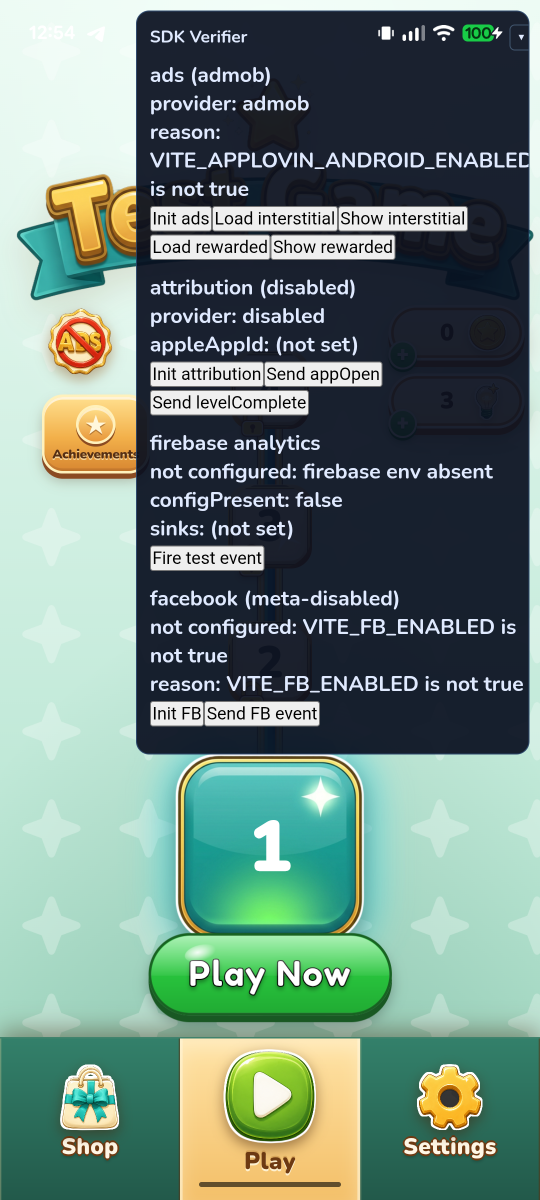
#> input picture games/shell_template/evidence/sdk-verifier-android-placeholder.png, 1080 x 2400 px (shown at 1/2 size)
$ python prepare_runtime_asset.py --input ../../games/shell_template/evidence/sdk-verifier-android-placeholder.png --output out.png --size 100
#> lines starting #> are read from the running program, lines starting #| are printed output that depends on the picture
#!/usr/bin/env python3
"""Trim and place a transparent source image on a predictable runtime canvas."""

from __future__ import annotations

import argparse
from pathlib import Path

from PIL import Image


def parse_args() -> argparse.Namespace:
    parser = argparse.ArgumentParser()
    parser.add_argument("--input", required=True, type=Path)
    parser.add_argument("--output", required=True, type=Path)
    parser.add_argument("--size", required=True, type=int)
    parser.add_argument("--margin", default=8, type=int)
    parser.add_argument(
        "--chroma-green",
        action="store_true",
        help="Remove a generated pure-green backdrop before trimming.",
    )
    return parser.parse_args()


def remove_chroma_green(source: Image.Image) -> Image.Image:
    pixels = []
    for red, green, blue, alpha in source.getdata():
        green_dominance = green - max(red, blue)
        # Generated chroma plates are anti-aliased at the subject edge. Merely
        # lowering alpha leaves a bright green fringe after resizing, so remove
        # the strongly keyed pixels and de-spill the narrow transition band.
        if green >= 140 and green_dominance >= 48:
            key_strength = min(1.0, (green_dominance - 48) / 72)
            alpha = min(alpha, round(255 * (1.0 - key_strength)))
            if alpha > 0:
                green = min(green, max(red, blue) + 18)
        pixels.append((red, green, blue, alpha))
    source.putdata(pixels)
    return source


def clean_resample_fringe(source: Image.Image) -> Image.Image:
    """Remove chroma-colored Lanczos ringing introduced at transparent edges."""
    pixels = []
    for red, green, blue, alpha in source.getdata():
        green_dominance = green - max(red, blue)
        if alpha <= 32 and green_dominance >= 24:
            alpha = 0
        elif green >= 110 and green_dominance >= 36:
            green = min(green, max(red, blue) + 14)
        pixels.append((red, green, blue, alpha))
    source.putdata(pixels)
    return source


def main() -> None:
    args = parse_args()
    source = Image.open(args.input).convert("RGBA")
#> source is the input picture: PIL image 1080x2400 RGBA; mean R, G, B, A 111, 135.7, 125.4, 255
    if args.chroma_green:
        source = remove_chroma_green(source)
    alpha_bounds = source.getchannel("A").getbbox()
#> alpha_bounds = (0, 0, 1080, 2400)
    if alpha_bounds is None:
        raise SystemExit(f"{args.input} contains no visible pixels")

    trimmed = source.crop(alpha_bounds)
    content_size = args.size - (args.margin * 2)
    if content_size <= 0:
        raise SystemExit("--margin must leave positive content space")

    scale = min(content_size / trimmed.width, content_size / trimmed.height)
#> scale = 0.035
    resized = trimmed.resize(
        (round(trimmed.width * scale), round(trimmed.height * scale)),
        Image.Resampling.LANCZOS,
    )
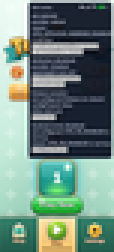
#> resized: PIL image 38x84 RGBA (shown 3 times larger); mean R, G, B, A 110.6, 135.4, 125.2, 255
    if args.chroma_green:
        resized = clean_resample_fringe(resized)
    canvas = Image.new("RGBA", (args.size, args.size), (0, 0, 0, 0))
#> canvas: PIL image 100x100 RGBA; every value is 0
    canvas.alpha_composite(
        resized,
        ((args.size - resized.width) // 2, (args.size - resized.height) // 2),
    )
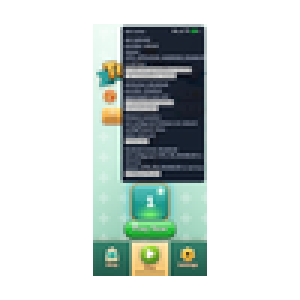
#> canvas: PIL image 100x100 RGBA (shown 3 times larger); mean R, G, B, A 35.3, 43.2, 39.9, 81.4; transparent parts drawn white

    args.output.parent.mkdir(parents=True, exist_ok=True)
    canvas.save(args.output, optimize=True)

    output_bounds = canvas.getchannel("A").getbbox()
#> output_bounds = (31, 8, 69, 92)
    print(
        f"Wrote {args.output}: source_bounds={alpha_bounds}, "
        f"output_bounds={output_bounds}, canvas={args.size}x{args.size}"
    )
#| Wrote out.png: source_bounds=(0, 0, 1080, 2400), output_bounds=(31, 8, 69, 92), canvas=100x100


if __name__ == "__main__":
    main()
